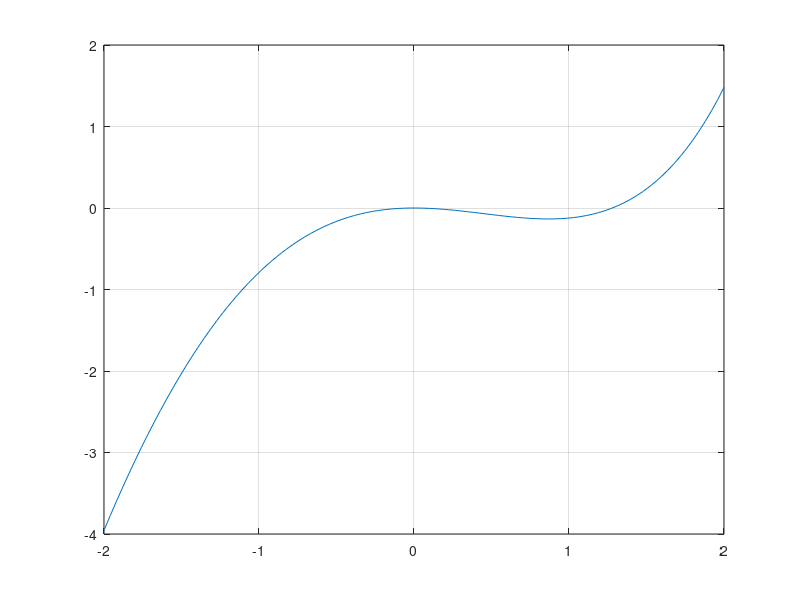

MATLAB code to generate this figure: (Note: this script raises an error after producing the figure.)
% Esercizio 02

% Dati [parte 1]
f = @(x) exp(x) - x.^2 - sin(x) - 1;
a = -2;
b = 2;

% Richieste [parte 1]
x = linspace(a,b);
y = f(x);
plot(x,y)
grid on

% Dati [parte 2]

% Richieste [parte 2]
[x,nit] = bisezione(f,a,b,1e-8)
